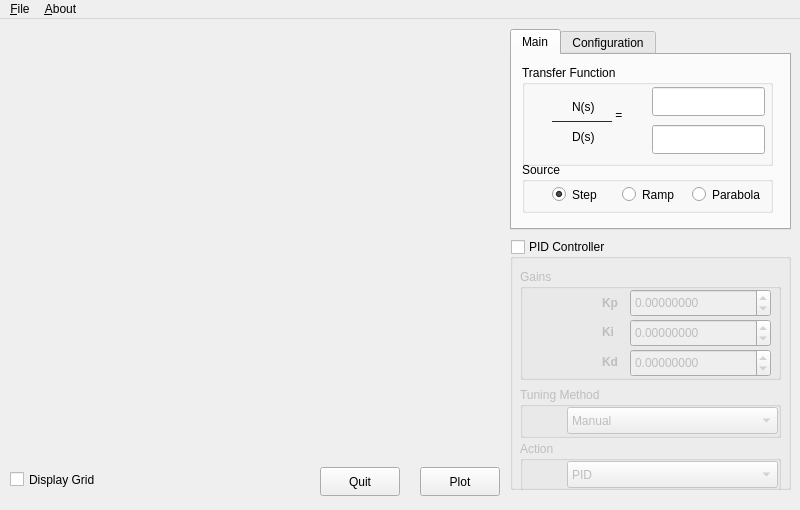
<?xml version="1.0" encoding="UTF-8"?>
<ui version="4.0">
 <class>Plotter</class>
 <widget class="QMainWindow" name="Plotter">
  <property name="geometry">
   <rect>
    <x>0</x>
    <y>0</y>
    <width>800</width>
    <height>510</height>
   </rect>
  </property>
  <property name="sizePolicy">
   <sizepolicy hsizetype="Fixed" vsizetype="Fixed">
    <horstretch>0</horstretch>
    <verstretch>0</verstretch>
   </sizepolicy>
  </property>
  <property name="minimumSize">
   <size>
    <width>800</width>
    <height>510</height>
   </size>
  </property>
  <property name="maximumSize">
   <size>
    <width>800</width>
    <height>510</height>
   </size>
  </property>
  <property name="windowTitle">
   <string>Transfer Functions Plotter</string>
  </property>
  <property name="locale">
   <locale language="English" country="UnitedStates"/>
  </property>
  <widget class="QWidget" name="centralwidget">
   <widget class="QWidget" name="graph" native="true">
    <property name="geometry">
     <rect>
      <x>10</x>
      <y>10</y>
      <width>491</width>
      <height>431</height>
     </rect>
    </property>
    <zorder>groupBox_4</zorder>
    <zorder>groupBox_6</zorder>
   </widget>
   <widget class="QPushButton" name="quit">
    <property name="geometry">
     <rect>
      <x>320</x>
      <y>448</y>
      <width>80</width>
      <height>29</height>
     </rect>
    </property>
    <property name="text">
     <string>Quit</string>
    </property>
   </widget>
   <widget class="QPushButton" name="plot">
    <property name="geometry">
     <rect>
      <x>420</x>
      <y>448</y>
      <width>80</width>
      <height>29</height>
     </rect>
    </property>
    <property name="text">
     <string>Plot</string>
    </property>
   </widget>
   <widget class="QCheckBox" name="grid">
    <property name="geometry">
     <rect>
      <x>10</x>
      <y>448</y>
      <width>101</width>
      <height>25</height>
     </rect>
    </property>
    <property name="text">
     <string>Display Grid</string>
    </property>
   </widget>
   <widget class="QGroupBox" name="PID">
    <property name="geometry">
     <rect>
      <x>510</x>
      <y>220</y>
      <width>281</width>
      <height>251</height>
     </rect>
    </property>
    <property name="title">
     <string>PID Controller</string>
    </property>
    <property name="checkable">
     <bool>true</bool>
    </property>
    <property name="checked">
     <bool>false</bool>
    </property>
    <widget class="QGroupBox" name="gains">
     <property name="geometry">
      <rect>
       <x>10</x>
       <y>30</y>
       <width>261</width>
       <height>111</height>
      </rect>
     </property>
     <property name="title">
      <string>Gains</string>
     </property>
     <widget class="QDoubleSpinBox" name="kd">
      <property name="geometry">
       <rect>
        <x>110</x>
        <y>80</y>
        <width>141</width>
        <height>28</height>
       </rect>
      </property>
      <property name="decimals">
       <number>8</number>
      </property>
      <property name="minimum">
       <double>-999999999.000000000000000</double>
      </property>
      <property name="maximum">
       <double>999999999.000000000000000</double>
      </property>
      <property name="singleStep">
       <double>0.100000000000000</double>
      </property>
     </widget>
     <widget class="QDoubleSpinBox" name="ki">
      <property name="geometry">
       <rect>
        <x>110</x>
        <y>50</y>
        <width>141</width>
        <height>28</height>
       </rect>
      </property>
      <property name="decimals">
       <number>8</number>
      </property>
      <property name="minimum">
       <double>-999999999.000000000000000</double>
      </property>
      <property name="maximum">
       <double>999999999.000000000000000</double>
      </property>
      <property name="singleStep">
       <double>0.100000000000000</double>
      </property>
     </widget>
     <widget class="QDoubleSpinBox" name="kp">
      <property name="geometry">
       <rect>
        <x>110</x>
        <y>20</y>
        <width>141</width>
        <height>28</height>
       </rect>
      </property>
      <property name="decimals">
       <number>8</number>
      </property>
      <property name="minimum">
       <double>-999999999.000000000000000</double>
      </property>
      <property name="maximum">
       <double>999999999.000000000000000</double>
      </property>
      <property name="singleStep">
       <double>0.100000000000000</double>
      </property>
     </widget>
     <widget class="QLabel" name="label_8">
      <property name="geometry">
       <rect>
        <x>82</x>
        <y>83</y>
        <width>20</width>
        <height>20</height>
       </rect>
      </property>
      <property name="text">
       <string>&lt;!DOCTYPE HTML PUBLIC &quot;-//W3C//DTD HTML 4.0//EN&quot; &quot;http://www.w3.org/TR/REC-html40/strict.dtd&quot;&gt;
&lt;html&gt;&lt;head&gt;&lt;meta name=&quot;qrichtext&quot; content=&quot;1&quot; /&gt;&lt;style type=&quot;text/css&quot;&gt;
p, li { white-space: pre-wrap; }
&lt;/style&gt;&lt;/head&gt;&lt;body style=&quot; font-family:'Sans'; font-size:9pt; font-weight:400; font-style:normal;&quot;&gt;
&lt;p style=&quot; margin-top:0px; margin-bottom:0px; margin-left:0px; margin-right:0px; -qt-block-indent:0; text-indent:0px;&quot;&gt;&lt;span style=&quot; font-weight:600;&quot;&gt;Kd&lt;/span&gt;&lt;/p&gt;&lt;/body&gt;&lt;/html&gt;</string>
      </property>
     </widget>
     <widget class="QLabel" name="label_4">
      <property name="geometry">
       <rect>
        <x>82</x>
        <y>25</y>
        <width>20</width>
        <height>18</height>
       </rect>
      </property>
      <property name="text">
       <string>&lt;!DOCTYPE HTML PUBLIC &quot;-//W3C//DTD HTML 4.0//EN&quot; &quot;http://www.w3.org/TR/REC-html40/strict.dtd&quot;&gt;
&lt;html&gt;&lt;head&gt;&lt;meta name=&quot;qrichtext&quot; content=&quot;1&quot; /&gt;&lt;style type=&quot;text/css&quot;&gt;
p, li { white-space: pre-wrap; }
&lt;/style&gt;&lt;/head&gt;&lt;body style=&quot; font-family:'Sans'; font-size:9pt; font-weight:400; font-style:normal;&quot;&gt;
&lt;p style=&quot; margin-top:0px; margin-bottom:0px; margin-left:0px; margin-right:0px; -qt-block-indent:0; text-indent:0px;&quot;&gt;&lt;span style=&quot; font-weight:600;&quot;&gt;Kp&lt;/span&gt;&lt;/p&gt;&lt;/body&gt;&lt;/html&gt;</string>
      </property>
      <property name="textFormat">
       <enum>Qt::AutoText</enum>
      </property>
     </widget>
     <widget class="QLabel" name="label_5">
      <property name="geometry">
       <rect>
        <x>82</x>
        <y>53</y>
        <width>20</width>
        <height>20</height>
       </rect>
      </property>
      <property name="text">
       <string>&lt;!DOCTYPE HTML PUBLIC &quot;-//W3C//DTD HTML 4.0//EN&quot; &quot;http://www.w3.org/TR/REC-html40/strict.dtd&quot;&gt;
&lt;html&gt;&lt;head&gt;&lt;meta name=&quot;qrichtext&quot; content=&quot;1&quot; /&gt;&lt;style type=&quot;text/css&quot;&gt;
p, li { white-space: pre-wrap; }
&lt;/style&gt;&lt;/head&gt;&lt;body style=&quot; font-family:'Sans'; font-size:9pt; font-weight:400; font-style:normal;&quot;&gt;
&lt;p style=&quot; margin-top:0px; margin-bottom:0px; margin-left:0px; margin-right:0px; -qt-block-indent:0; text-indent:0px;&quot;&gt;&lt;span style=&quot; font-weight:600;&quot;&gt;Ki&lt;/span&gt;&lt;/p&gt;&lt;/body&gt;&lt;/html&gt;</string>
      </property>
     </widget>
    </widget>
    <widget class="QGroupBox" name="groupBox_4">
     <property name="geometry">
      <rect>
       <x>10</x>
       <y>148</y>
       <width>261</width>
       <height>51</height>
      </rect>
     </property>
     <property name="title">
      <string>Tuning Method</string>
     </property>
     <widget class="QComboBox" name="t_method">
      <property name="geometry">
       <rect>
        <x>47</x>
        <y>20</y>
        <width>211</width>
        <height>27</height>
       </rect>
      </property>
      <item>
       <property name="text">
        <string>Manual</string>
       </property>
      </item>
      <item>
       <property name="text">
        <string>Ziegler-Nichols</string>
       </property>
      </item>
      <item>
       <property name="text">
        <string>Cohen-Coon</string>
       </property>
      </item>
      <item>
       <property name="text">
        <string>Chien-Hrones-Reswick (0%)</string>
       </property>
      </item>
      <item>
       <property name="text">
        <string>Chien-Hrones-Reswick (20%)</string>
       </property>
      </item>
     </widget>
    </widget>
    <widget class="QGroupBox" name="groupBox_6">
     <property name="geometry">
      <rect>
       <x>10</x>
       <y>202</y>
       <width>261</width>
       <height>51</height>
      </rect>
     </property>
     <property name="title">
      <string>Action</string>
     </property>
     <widget class="QComboBox" name="pid_action">
      <property name="geometry">
       <rect>
        <x>47</x>
        <y>20</y>
        <width>211</width>
        <height>27</height>
       </rect>
      </property>
      <item>
       <property name="text">
        <string>PID</string>
       </property>
      </item>
      <item>
       <property name="text">
        <string>Proportional</string>
       </property>
      </item>
      <item>
       <property name="text">
        <string>Integral</string>
       </property>
      </item>
      <item>
       <property name="text">
        <string>Derivative</string>
       </property>
      </item>
     </widget>
    </widget>
   </widget>
   <widget class="QTabWidget" name="tabWidget">
    <property name="geometry">
     <rect>
      <x>510</x>
      <y>10</y>
      <width>281</width>
      <height>201</height>
     </rect>
    </property>
    <property name="currentIndex">
     <number>0</number>
    </property>
    <widget class="QWidget" name="tab">
     <attribute name="title">
      <string>Main</string>
     </attribute>
     <widget class="QGroupBox" name="groupBox">
      <property name="geometry">
       <rect>
        <x>10</x>
        <y>10</y>
        <width>251</width>
        <height>101</height>
       </rect>
      </property>
      <property name="title">
       <string>Transfer Function</string>
      </property>
      <property name="checkable">
       <bool>false</bool>
      </property>
      <widget class="QLineEdit" name="tf_den">
       <property name="geometry">
        <rect>
         <x>130</x>
         <y>60</y>
         <width>113</width>
         <height>29</height>
        </rect>
       </property>
      </widget>
      <widget class="QLabel" name="label_3">
       <property name="geometry">
        <rect>
         <x>30</x>
         <y>40</y>
         <width>81</width>
         <height>19</height>
        </rect>
       </property>
       <property name="text">
        <string>_________ =</string>
       </property>
      </widget>
      <widget class="QLabel" name="label">
       <property name="geometry">
        <rect>
         <x>50</x>
         <y>32</y>
         <width>31</width>
         <height>19</height>
        </rect>
       </property>
       <property name="text">
        <string>N(s)</string>
       </property>
      </widget>
      <widget class="QLineEdit" name="tf_num">
       <property name="geometry">
        <rect>
         <x>130</x>
         <y>22</y>
         <width>113</width>
         <height>29</height>
        </rect>
       </property>
      </widget>
      <widget class="QLabel" name="label_2">
       <property name="geometry">
        <rect>
         <x>50</x>
         <y>62</y>
         <width>31</width>
         <height>19</height>
        </rect>
       </property>
       <property name="text">
        <string>D(s)</string>
       </property>
      </widget>
     </widget>
     <widget class="QGroupBox" name="input_box">
      <property name="geometry">
       <rect>
        <x>10</x>
        <y>107</y>
        <width>251</width>
        <height>51</height>
       </rect>
      </property>
      <property name="title">
       <string>Source</string>
      </property>
      <widget class="QRadioButton" name="parabola">
       <property name="geometry">
        <rect>
         <x>170</x>
         <y>20</y>
         <width>81</width>
         <height>25</height>
        </rect>
       </property>
       <property name="text">
        <string>Parabola</string>
       </property>
      </widget>
      <widget class="QRadioButton" name="step">
       <property name="geometry">
        <rect>
         <x>30</x>
         <y>20</y>
         <width>61</width>
         <height>25</height>
        </rect>
       </property>
       <property name="text">
        <string>Step</string>
       </property>
       <property name="checked">
        <bool>true</bool>
       </property>
      </widget>
      <widget class="QRadioButton" name="ramp">
       <property name="geometry">
        <rect>
         <x>100</x>
         <y>20</y>
         <width>61</width>
         <height>25</height>
        </rect>
       </property>
       <property name="text">
        <string>Ramp</string>
       </property>
      </widget>
     </widget>
    </widget>
    <widget class="QWidget" name="tab_2">
     <attribute name="title">
      <string>Configuration</string>
     </attribute>
     <widget class="QGroupBox" name="groupBox_3">
      <property name="geometry">
       <rect>
        <x>10</x>
        <y>10</y>
        <width>261</width>
        <height>91</height>
       </rect>
      </property>
      <property name="title">
       <string>Simulation Parameters</string>
      </property>
      <widget class="QDoubleSpinBox" name="sim_time">
       <property name="geometry">
        <rect>
         <x>170</x>
         <y>60</y>
         <width>91</width>
         <height>29</height>
        </rect>
       </property>
       <property name="decimals">
        <number>2</number>
       </property>
       <property name="minimum">
        <double>0.010000000000000</double>
       </property>
       <property name="maximum">
        <double>99.989999999999995</double>
       </property>
       <property name="singleStep">
        <double>0.500000000000000</double>
       </property>
       <property name="value">
        <double>10.000000000000000</double>
       </property>
      </widget>
      <widget class="QLabel" name="label_6">
       <property name="geometry">
        <rect>
         <x>20</x>
         <y>25</y>
         <width>121</width>
         <height>20</height>
        </rect>
       </property>
       <property name="text">
        <string>Sample Time (sec)</string>
       </property>
      </widget>
      <widget class="QLabel" name="label_7">
       <property name="geometry">
        <rect>
         <x>20</x>
         <y>65</y>
         <width>141</width>
         <height>20</height>
        </rect>
       </property>
       <property name="text">
        <string>Simulation Time (sec)</string>
       </property>
      </widget>
      <widget class="QDoubleSpinBox" name="sample_time">
       <property name="geometry">
        <rect>
         <x>170</x>
         <y>20</y>
         <width>91</width>
         <height>29</height>
        </rect>
       </property>
       <property name="decimals">
        <number>4</number>
       </property>
       <property name="minimum">
        <double>0.000100000000000</double>
       </property>
       <property name="maximum">
        <double>99.999899999999997</double>
       </property>
       <property name="singleStep">
        <double>0.010000000000000</double>
       </property>
       <property name="value">
        <double>0.010000000000000</double>
       </property>
      </widget>
     </widget>
     <widget class="QGroupBox" name="groupBox_5">
      <property name="geometry">
       <rect>
        <x>10</x>
        <y>110</y>
        <width>261</width>
        <height>51</height>
       </rect>
      </property>
      <property name="title">
       <string>Numerical Method</string>
      </property>
      <widget class="QComboBox" name="n_method">
       <property name="geometry">
        <rect>
         <x>67</x>
         <y>20</y>
         <width>191</width>
         <height>27</height>
        </rect>
       </property>
       <property name="currentIndex">
        <number>0</number>
       </property>
       <item>
        <property name="text">
         <string>Euler</string>
        </property>
       </item>
       <item>
        <property name="text">
         <string>Runge-Kutta (Order 2)</string>
        </property>
       </item>
       <item>
        <property name="text">
         <string>Runge-Kutta (Order 3)</string>
        </property>
       </item>
       <item>
        <property name="text">
         <string>Runge-Kutta (Order 4)</string>
        </property>
       </item>
      </widget>
     </widget>
    </widget>
   </widget>
  </widget>
  <widget class="QMenuBar" name="menubar">
   <property name="geometry">
    <rect>
     <x>0</x>
     <y>0</y>
     <width>800</width>
     <height>25</height>
    </rect>
   </property>
   <widget class="QMenu" name="menu_File">
    <property name="locale">
     <locale language="English" country="UnitedStates"/>
    </property>
    <property name="title">
     <string>&amp;File</string>
    </property>
    <addaction name="actionSave"/>
    <addaction name="separator"/>
    <addaction name="actionQuit"/>
   </widget>
   <widget class="QMenu" name="menuAbout">
    <property name="title">
     <string>&amp;About</string>
    </property>
    <addaction name="actionAbout_TFP"/>
    <addaction name="actionAbout_PCS"/>
    <addaction name="separator"/>
    <addaction name="actionAbout_QT"/>
   </widget>
   <addaction name="menu_File"/>
   <addaction name="menuAbout"/>
  </widget>
  <action name="actionSave">
   <property name="text">
    <string>&amp;Save</string>
   </property>
   <property name="shortcutContext">
    <enum>Qt::WindowShortcut</enum>
   </property>
  </action>
  <action name="actionQuit">
   <property name="text">
    <string>&amp;Quit</string>
   </property>
  </action>
  <action name="actionAbout_TFP">
   <property name="text">
    <string>About Transfer Functions &amp;Plotter</string>
   </property>
  </action>
  <action name="actionAboutQT">
   <property name="text">
    <string>About &amp;QT</string>
   </property>
  </action>
  <action name="action_State_Space_Model">
   <property name="text">
    <string>&amp;State-Space Model</string>
   </property>
  </action>
  <action name="actionWeb_Page">
   <property name="text">
    <string>&amp;Web Page</string>
   </property>
  </action>
  <action name="actionAbout_Qt">
   <property name="text">
    <string>About &amp;Qt</string>
   </property>
  </action>
  <action name="actionAbout_PythonControl_Systems">
   <property name="text">
    <string>About PythonControl Systems</string>
   </property>
  </action>
  <action name="actionAbout_PCS">
   <property name="text">
    <string>About &amp;Python Control Systems</string>
   </property>
  </action>
  <action name="actionAbout_QT">
   <property name="text">
    <string>About &amp;QT</string>
   </property>
  </action>
 </widget>
 <tabstops>
  <tabstop>tabWidget</tabstop>
  <tabstop>tf_num</tabstop>
  <tabstop>tf_den</tabstop>
  <tabstop>step</tabstop>
  <tabstop>ramp</tabstop>
  <tabstop>parabola</tabstop>
  <tabstop>sample_time</tabstop>
  <tabstop>sim_time</tabstop>
  <tabstop>n_method</tabstop>
  <tabstop>PID</tabstop>
  <tabstop>kp</tabstop>
  <tabstop>ki</tabstop>
  <tabstop>kd</tabstop>
  <tabstop>t_method</tabstop>
  <tabstop>pid_action</tabstop>
  <tabstop>grid</tabstop>
  <tabstop>quit</tabstop>
  <tabstop>plot</tabstop>
 </tabstops>
 <resources/>
 <connections>
  <connection>
   <sender>quit</sender>
   <signal>clicked()</signal>
   <receiver>Plotter</receiver>
   <slot>close()</slot>
   <hints>
    <hint type="sourcelabel">
     <x>599</x>
     <y>401</y>
    </hint>
    <hint type="destinationlabel">
     <x>399</x>
     <y>228</y>
    </hint>
   </hints>
  </connection>
  <connection>
   <sender>actionQuit</sender>
   <signal>triggered()</signal>
   <receiver>Plotter</receiver>
   <slot>close()</slot>
   <hints>
    <hint type="sourcelabel">
     <x>-1</x>
     <y>-1</y>
    </hint>
    <hint type="destinationlabel">
     <x>399</x>
     <y>228</y>
    </hint>
   </hints>
  </connection>
 </connections>
</ui>
